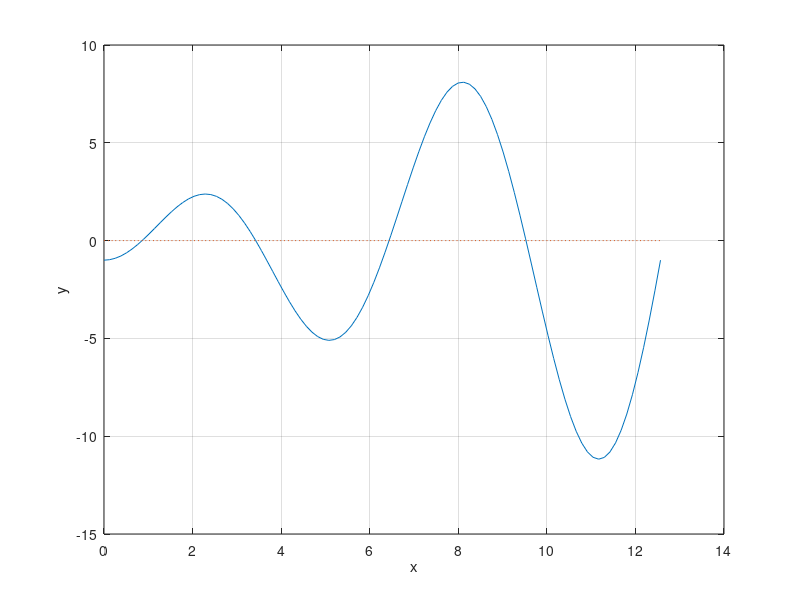

This figure's MATLAB source: (Note: this script raises an error after producing the figure.)
clc, close all
clear

%
a = 0;
b = 4*pi;
m = 100;

x = linspace(a,b,m);
f = @(x)x.*sin(x)-cos(x);

plot(x,f(x),x,0*x,':');
xlabel('x'); ylabel('y');
grid on;
z = ginput(1);
[zr,fr] = fzero(f,z(1));
disp(zr);
hold on;
plot(zr,fr,'r*',z(1),z(2),'g*');
hold off;